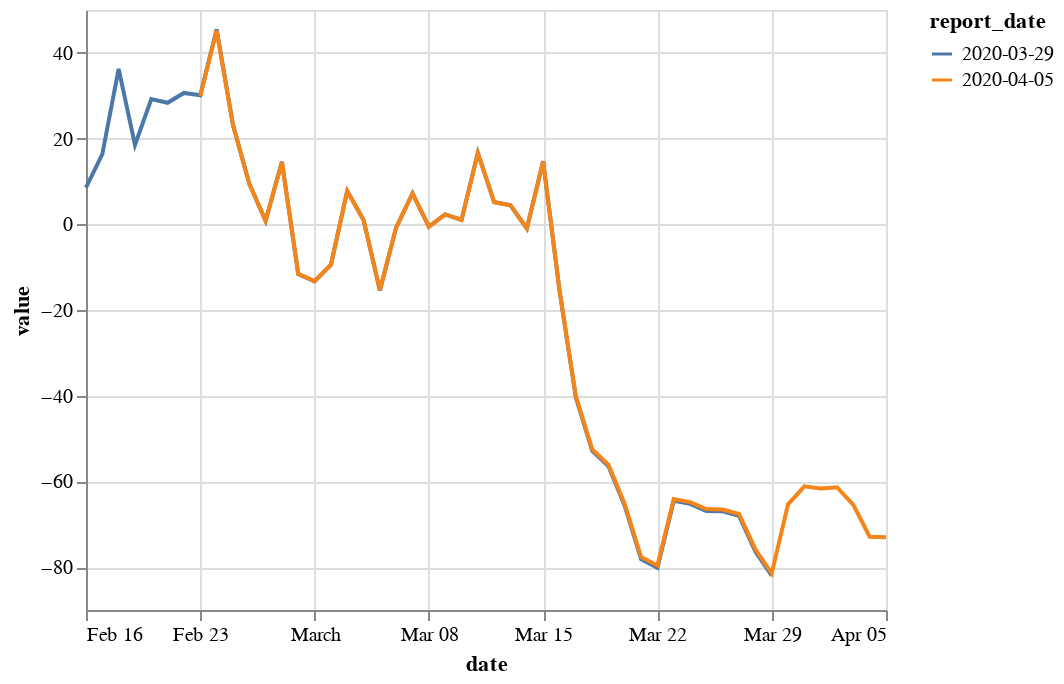

Write notebook code for a chart like this one.
### Code cell
import altair as alt
subset = df.query('country_geoid == "FR" and region == "total" and category == "parks"')

alt.Chart(subset).mark_line().encode(x='date:T', y='value:Q', color='report_date')

### Figure 1 — Vega-Lite specification as saved in the notebook (floating-point values rounded to 4 significant figures)
{"config": {"view": {"continuousWidth": 400, "continuousHeight": 300}}, "data": {"name": "data-b274a857bb9589004b726e349e59f508"}, "mark": "line", "encoding": {"color": {"type": "nominal", "field": "report_date"}, "x": {"type": "temporal", "field": "date"}, "y": {"type": "quantitative", "field": "value"}}, "$schema": "https://vega.github.io/schema/vega-lite/v4.8.1.json", "datasets": {"data-b274a857bb9589004b726e349e59f508": [{"country_geoid": "FR", "region": "total", "category": "parks", "page": 0, "change": -82, "date": "2020-02-16", "value": 8.574, "country": "France", "report_date": "2020-03-29"}, {"country_geoid": "FR", "region": "total", "category": "parks", "page": 0, "change": -82, "date": "2020-02-17", "value": 16.35, "country": "France", "report_date": "2020-03-29"}, {"country_geoid": "FR", "region": "total", "category": "parks", "page": 0, "change": -82, "date": "2020-02-18", "value": 36.25, "country": "France", "report_date": "2020-03-29"}, {"country_geoid": "FR", "region": "total", "category": "parks", "page": 0, "change": -82, "date": "2020-02-19", "value": 18.5, "country": "France", "report_date": "2020-03-29"}, {"country_geoid": "FR", "region": "total", "category": "parks", "page": 0, "change": -82, "date": "2020-02-20", "value": 29.23, "country": "France", "report_date": "2020-03-29"}, {"country_geoid": "FR", "region": "total", "category": "parks", "page": 0, "change": -82, "date": "2020-02-21", "value": 28.35, "country": "France", "report_date": "2020-03-29"}, {"country_geoid": "FR", "region": "total", "category": "parks", "page": 0, "change": -82, "date": "2020-02-22", "value": 30.65, "country": "France", "report_date": "2020-03-29"}, {"country_geoid": "FR", "region": "total", "category": "parks", "page": 0, "change": -82, "date": "2020-02-23", "value": 30.12, "country": "France", "report_date": "2020-03-29"}, {"country_geoid": "FR", "region": "total", "category": "parks", "page": 0, "change": -82, "date": "2020-02-24", "value": 45.48, "country": "France", "report_date": "2020-03-29"}, {"country_geoid": "FR", "region": "total", "category": "parks", "page": 0, "change": -82, "date": "2020-02-25", "value": 23.3, "country": "France", "report_date": "2020-03-29"}, {"country_geoid": "FR", "region": "total", "category": "parks", "page": 0, "change": -82, "date": "2020-02-26", "value": 9.477, "country": "France", "report_date": "2020-03-29"}, {"country_geoid": "FR", "region": "total", "category": "parks", "page": 0, "change": -82, "date": "2020-02-27", "value": 0.812, "country": "France", "report_date": "2020-03-29"}, {"country_geoid": "FR", "region": "total", "category": "parks", "page": 0, "change": -82, "date": "2020-02-28", "value": 14.6, "country": "France", "report_date": "2020-03-29"}, {"country_geoid": "FR", "region": "total", "category": "parks", "page": 0, "change": -82, "date": "2020-02-29", "value": -11.62, "country": "France", "report_date": "2020-03-29"}, {"country_geoid": "FR", "region": "total", "category": "parks", "page": 0, "change": -82, "date": "2020-03-01", "value": -13.34, "country": "France", "report_date": "2020-03-29"}, {"country_geoid": "FR", "region": "total", "category": "parks", "page": 0, "change": -82, "date": "2020-03-02", "value": -9.486, "country": "France", "report_date": "2020-03-29"}, {"country_geoid": "FR", "region": "total", "category": "parks", "page": 0, "change": -82, "date": "2020-03-03", "value": 7.75, "country": "France", "report_date": "2020-03-29"}, {"country_geoid": "FR", "region": "total", "category": "parks", "page": 0, "change": -82, "date": "2020-03-04", "value": 0.9828, "country": "France", "report_date": "2020-03-29"}, {"country_geoid": "FR", "region": "total", "category": "parks", "page": 0, "change": -82, "date": "2020-03-05", "value": -15.45, "country": "France", "report_date": "2020-03-29"}, {"country_geoid": "FR", "region": "total", "category": "parks", "page": 0, "change": -82, "date": "2020-03-06", "value": -0.719, "country": "France", "report_date": "2020-03-29"}, {"country_geoid": "FR", "region": "total", "category": "parks", "page": 0, "change": -82, "date": "2020-03-07", "value": 7.204, "country": "France", "report_date": "2020-03-29"}, {"country_geoid": "FR", "region": "total", "category": "parks", "page": 0, "change": -82, "date": "2020-03-08", "value": -0.5627, "country": "France", "report_date": "2020-03-29"}, {"country_geoid": "FR", "region": "total", "category": "parks", "page": 0, "change": -82, "date": "2020-03-09", "value": 2.305, "country": "France", "report_date": "2020-03-29"}, {"country_geoid": "FR", "region": "total", "category": "parks", "page": 0, "change": -82, "date": "2020-03-10", "value": 1.022, "country": "France", "report_date": "2020-03-29"}, {"country_geoid": "FR", "region": "total", "category": "parks", "page": 0, "change": -82, "date": "2020-03-11", "value": 16.69, "country": "France", "report_date": "2020-03-29"}, {"country_geoid": "FR", "region": "total", "category": "parks", "page": 0, "change": -82, "date": "2020-03-12", "value": 5.195, "country": "France", "report_date": "2020-03-29"}, {"country_geoid": "FR", "region": "total", "category": "parks", "page": 0, "change": -82, "date": "2020-03-13", "value": 4.44, "country": "France", "report_date": "2020-03-29"}, {"country_geoid": "FR", "region": "total", "category": "parks", "page": 0, "change": -82, "date": "2020-03-14", "value": -0.97, "country": "France", "report_date": "2020-03-29"}, {"country_geoid": "FR", "region": "total", "category": "parks", "page": 0, "change": -82, "date": "2020-03-15", "value": 14.69, "country": "France", "report_date": "2020-03-29"}, {"country_geoid": "FR", "region": "total", "category": "parks", "page": 0, "change": -82, "date": "2020-03-16", "value": -15.41, "country": "France", "report_date": "2020-03-29"}, {"country_geoid": "FR", "region": "total", "category": "parks", "page": 0, "change": -82, "date": "2020-03-17", "value": -40.35, "country": "France", "report_date": "2020-03-29"}, {"country_geoid": "FR", "region": "total", "category": "parks", "page": 0, "change": -82, "date": "2020-03-18", "value": -52.82, "country": "France", "report_date": "2020-03-29"}, {"country_geoid": "FR", "region": "total", "category": "parks", "page": 0, "change": -82, "date": "2020-03-19", "value": -56.46, "country": "France", "report_date": "2020-03-29"}, {"country_geoid": "FR", "region": "total", "category": "parks", "page": 0, "change": -82, "date": "2020-03-20", "value": -65.7, "country": "France", "report_date": "2020-03-29"}, {"country_geoid": "FR", "region": "total", "category": "parks", "page": 0, "change": -82, "date": "2020-03-21", "value": -78.13, "country": "France", "report_date": "2020-03-29"}, {"country_geoid": "FR", "region": "total", "category": "parks", "page": 0, "change": -82, "date": "2020-03-22", "value": -80.15, "country": "France", "report_date": "2020-03-29"}, {"country_geoid": "FR", "region": "total", "category": "parks", "page": 0, "change": -82, "date": "2020-03-23", "value": -64.54, "country": "France", "report_date": "2020-03-29"}, {"country_geoid": "FR", "region": "total", "category": "parks", "page": 0, "change": -82, "date": "2020-03-24", "value": -65.24, "country": "France", "report_date": "2020-03-29"}, {"country_geoid": "FR", "region": "total", "category": "parks", "page": 0, "change": -82, "date": "2020-03-25", "value": -66.89, "country": "France", "report_date": "2020-03-29"}, {"country_geoid": "FR", "region": "total", "category": "parks", "page": 0, "change": -82, "date": "2020-03-26", "value": -66.97, "country": "France", "report_date": "2020-03-29"}, {"country_geoid": "FR", "region": "total", "category": "parks", "page": 0, "change": -82, "date": "2020-03-27", "value": -68.04, "country": "France", "report_date": "2020-03-29"}, {"country_geoid": "FR", "region": "total", "category": "parks", "page": 0, "change": -82, "date": "2020-03-28", "value": -76.34, "country": "France", "report_date": "2020-03-29"}, {"country_geoid": "FR", "region": "total", "category": "parks", "page": 0, "change": -82, "date": "2020-03-29", "value": -82.0, "country": "France", "report_date": "2020-03-29"}, {"country_geoid": "FR", "region": "total", "category": "parks", "page": 0, "change": -73, "date": "2020-02-23", "value": 29.93, "country": "France", "report_date": "2020-04-05"}, {"country_geoid": "FR", "region": "total", "category": "parks", "page": 0, "change": -73, "date": "2020-02-24", "value": 45.19, "country": "France", "report_date": "2020-04-05"}, {"country_geoid": "FR", "region": "total", "category": "parks", "page": 0, "change": -73, "date": "2020-02-25", "value": 23.15, "country": "France", "report_date": "2020-04-05"}, {"country_geoid": "FR", "region": "total", "category": "parks", "page": 0, "change": -73, "date": "2020-02-26", "value": 9.416, "country": "France", "report_date": "2020-04-05"}, {"country_geoid": "FR", "region": "total", "category": "parks", "page": 0, "change": -73, "date": "2020-02-27", "value": 0.8068, "country": "France", "report_date": "2020-04-05"}, {"country_geoid": "FR", "region": "total", "category": "parks", "page": 0, "change": -73, "date": "2020-02-28", "value": 14.51, "country": "France", "report_date": "2020-04-05"}, {"country_geoid": "FR", "region": "total", "category": "parks", "page": 0, "change": -73, "date": "2020-02-29", "value": -11.54, "country": "France", "report_date": "2020-04-05"}, {"country_geoid": "FR", "region": "total", "category": "parks", "page": 0, "change": -73, "date": "2020-03-01", "value": -13.25, "country": "France", "report_date": "2020-04-05"}, {"country_geoid": "FR", "region": "total", "category": "parks", "page": 0, "change": -73, "date": "2020-03-02", "value": -9.425, "country": "France", "report_date": "2020-04-05"}, {"country_geoid": "FR", "region": "total", "category": "parks", "page": 0, "change": -73, "date": "2020-03-03", "value": 7.7, "country": "France", "report_date": "2020-04-05"}, {"country_geoid": "FR", "region": "total", "category": "parks", "page": 0, "change": -73, "date": "2020-03-04", "value": 0.9764, "country": "France", "report_date": "2020-04-05"}, {"country_geoid": "FR", "region": "total", "category": "parks", "page": 0, "change": -73, "date": "2020-03-05", "value": -15.35, "country": "France", "report_date": "2020-04-05"}, {"country_geoid": "FR", "region": "total", "category": "parks", "page": 0, "change": -73, "date": "2020-03-06", "value": -0.7144, "country": "France", "report_date": "2020-04-05"}, {"country_geoid": "FR", "region": "total", "category": "parks", "page": 0, "change": -73, "date": "2020-03-07", "value": 7.158, "country": "France", "report_date": "2020-04-05"}, {"country_geoid": "FR", "region": "total", "category": "parks", "page": 0, "change": -73, "date": "2020-03-08", "value": -0.5591, "country": "France", "report_date": "2020-04-05"}, {"country_geoid": "FR", "region": "total", "category": "parks", "page": 0, "change": -73, "date": "2020-03-09", "value": 2.291, "country": "France", "report_date": "2020-04-05"}, {"country_geoid": "FR", "region": "total", "category": "parks", "page": 0, "change": -73, "date": "2020-03-10", "value": 1.015, "country": "France", "report_date": "2020-04-05"}, {"country_geoid": "FR", "region": "total", "category": "parks", "page": 0, "change": -73, "date": "2020-03-11", "value": 16.58, "country": "France", "report_date": "2020-04-05"}, {"country_geoid": "FR", "region": "total", "category": "parks", "page": 0, "change": -73, "date": "2020-03-12", "value": 5.162, "country": "France", "report_date": "2020-04-05"}, {"country_geoid": "FR", "region": "total", "category": "parks", "page": 0, "change": -73, "date": "2020-03-13", "value": 4.411, "country": "France", "report_date": "2020-04-05"}, {"country_geoid": "FR", "region": "total", "category": "parks", "page": 0, "change": -73, "date": "2020-03-14", "value": -0.9637, "country": "France", "report_date": "2020-04-05"}, {"country_geoid": "FR", "region": "total", "category": "parks", "page": 0, "change": -73, "date": "2020-03-15", "value": 14.59, "country": "France", "report_date": "2020-04-05"}, {"country_geoid": "FR", "region": "total", "category": "parks", "page": 0, "change": -73, "date": "2020-03-16", "value": -15.31, "country": "France", "report_date": "2020-04-05"}, {"country_geoid": "FR", "region": "total", "category": "parks", "page": 0, "change": -73, "date": "2020-03-17", "value": -40.09, "country": "France", "report_date": "2020-04-05"}, {"country_geoid": "FR", "region": "total", "category": "parks", "page": 0, "change": -73, "date": "2020-03-18", "value": -52.48, "country": "France", "report_date": "2020-04-05"}, {"country_geoid": "FR", "region": "total", "category": "parks", "page": 0, "change": -73, "date": "2020-03-19", "value": -56.09, "country": "France", "report_date": "2020-04-05"}, {"country_geoid": "FR", "region": "total", "category": "parks", "page": 0, "change": -73, "date": "2020-03-20", "value": -65.28, "country": "France", "report_date": "2020-04-05"}, {"country_geoid": "FR", "region": "total", "category": "parks", "page": 0, "change": -73, "date": "2020-03-21", "value": -77.63, "country": "France", "report_date": "2020-04-05"}, {"country_geoid": "FR", "region": "total", "category": "parks", "page": 0, "change": -73, "date": "2020-03-22", "value": -79.64, "country": "France", "report_date": "2020-04-05"}, {"country_geoid": "FR", "region": "total", "category": "parks", "page": 0, "change": -73, "date": "2020-03-23", "value": -64.12, "country": "France", "report_date": "2020-04-05"}, {"country_geoid": "FR", "region": "total", "category": "parks", "page": 0, "change": -73, "date": "2020-03-24", "value": -64.82, "country": "France", "report_date": "2020-04-05"}, {"country_geoid": "FR", "region": "total", "category": "parks", "page": 0, "change": -73, "date": "2020-03-25", "value": -66.45, "country": "France", "report_date": "2020-04-05"}, {"country_geoid": "FR", "region": "total", "category": "parks", "page": 0, "change": -73, "date": "2020-03-26", "value": -66.54, "country": "France", "report_date": "2020-04-05"}, {"country_geoid": "FR", "region": "total", "category": "parks", "page": 0, "change": -73, "date": "2020-03-27", "value": -67.6, "country": "France", "report_date": "2020-04-05"}, {"country_geoid": "FR", "region": "total", "category": "parks", "page": 0, "change": -73, "date": "2020-03-28", "value": -75.85, "country": "France", "report_date": "2020-04-05"}, {"country_geoid": "FR", "region": "total", "category": "parks", "page": 0, "change": -73, "date": "2020-03-29", "value": -81.47, "country": "France", "report_date": "2020-04-05"}, {"country_geoid": "FR", "region": "total", "category": "parks", "page": 0, "change": -73, "date": "2020-03-30", "value": -65.34, "country": "France", "report_date": "2020-04-05"}, {"country_geoid": "FR", "region": "total", "category": "parks", "page": 0, "change": -73, "date": "2020-03-31", "value": -61.15, "country": "France", "report_date": "2020-04-05"}, {"country_geoid": "FR", "region": "total", "category": "parks", "page": 0, "change": -73, "date": "2020-04-01", "value": -61.64, "country": "France", "report_date": "2020-04-05"}, {"country_geoid": "FR", "region": "total", "category": "parks", "page": 0, "change": -73, "date": "2020-04-02", "value": -61.36, "country": "France", "report_date": "2020-04-05"}, {"country_geoid": "FR", "region": "total", "category": "parks", "page": 0, "change": -73, "date": "2020-04-03", "value": -65.48, "country": "France", "report_date": "2020-04-05"}, {"country_geoid": "FR", "region": "total", "category": "parks", "page": 0, "change": -73, "date": "2020-04-04", "value": -72.9, "country": "France", "report_date": "2020-04-05"}, {"country_geoid": "FR", "region": "total", "category": "parks", "page": 0, "change": -73, "date": "2020-04-05", "value": -73.0, "country": "France", "report_date": "2020-04-05"}]}}
